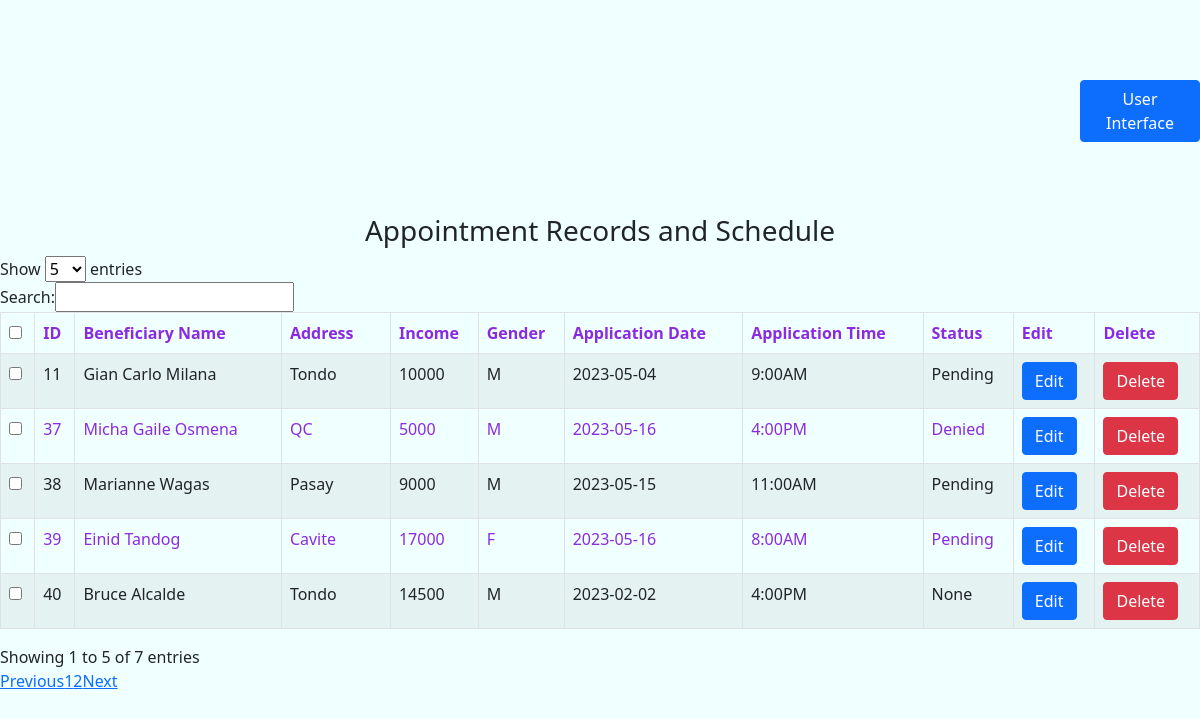
The page / on the database its author committed.
### myapp/models.py (models this page shows, shortened)
class Applicant(models.Model):
    GENDER_CHOICES = (
        ('M', 'Male'),
        ('F', 'Female')
    )
    TIME_CHOICES = (
        ('8:00AM', '8:00AM'),
        ('9:00AM', '9:00AM'),
        ('10:00AM', '10:00AM'),
        ('11:00AM', '11:00AM'),
        ('12:00PM', '12:00PM'),
        ('1:00PM', '1:00PM'),
        ('2:00PM', '2:00PM'),
        ('3:00PM', '3:00PM'),
        ('4:00PM', '4:00PM'),
        ('5:00PM', '5:00PM'),
    )
    name = models.CharField(max_length=250)
    address = models.CharField(max_length=250)
    income = models.CharField(max_length=200)
    gender = models.CharField(max_length=5, choices=GENDER_CHOICES)
    appdate = models.CharField(max_length=20)
    apptime = models.CharField(max_length=20, choices=TIME_CHOICES)
    status = models.CharField(max_length=250, null=True, blank=True)

### myapp/views.py (the view)
# urls.py: path('', views.index, name='index'),
def index(request):
    applicants = Applicant.objects.all()
    return render(request,"show.html",{'applicants':applicants})

### myapp/templates/show.html (shortened to what this page needs)
<!DOCTYPE html>
<html lang="en">
<head>
    <link href="https://cdn.jsdelivr.net/npm/bootstrap@5.0.2/dist/css/bootstrap.min.css" rel="stylesheet">
</head>
<body>
    <div class="container1">
        <div class="col-md-12">
            <span><a href="/add" class="btn btn-primary" style="margin-left: 90%;">User Interface</a></span>
            <br>
            <br>
            <br>
            <br>
            <div class="table-responsive">
                <table id="bootstrapdatatable" class="table table-striped table-bordered" width="100%">
                    <h3 align="center">Appointment Records and Schedule</h3>
                    <thead>
                        <th><input type="checkbox" id="checkall" /></th>
                        <th>ID</th>
                        <th>Beneficiary Name</th>
                        <th>Address</th>
                        <th>Income</th>
                        <th>Gender</th>
                        <th>Application Date</th>
                        <th>Application Time</th>
                        <th>Status</th>
                        <th>Edit</th>
                        <th>Delete</th>
                    </thead>
                    <tbody>
                    {% for applicant in applicants %}
                        <tr>
                        <td><input type="checkbox" class="checkthis" /></td>
                        <td>{{ applicant.id }}</td>
                        <td>{{ applicant.name }}</td>
                        <td>{{ applicant.address }}</td>
                        <td>{{ applicant.income }}</td>
                        <td>{{ applicant.gender }}</td>
                        <td>{{ applicant.appdate }}</td>
                        <td>{{ applicant.apptime }}</td>
                        <td>{{ applicant.status }}</td>
                        <td><a href="/edit/{{ applicant.id }}" class="btn btn-primary">Edit</a></td>
                        <td><a href="/delete/{{ applicant.id }}" class="btn btn-danger">Delete</a></td>
                        </tr>
                    {% endfor %}
                    </tbody>
                </table>
            </div>
        </div>
    </div>
</body>
</html>

### myapp/templates/show.html (style rules this page uses)
.container1 { margin-top: 80px; }
body { background-color: azure; }
#bootstrapdatatable { color: blueviolet; }

### rows shown on the page
Applicant: id "11", name "Gian Carlo Milana", address "Tondo", income "10000", gender "M", appdate "2023-05-04", apptime "9:00AM", status "Pending"
Applicant: id "37", name "Micha Gaile Osmena", address "QC", income "5000", gender "M", appdate "2023-05-16", apptime "4:00PM", status "Denied"
Applicant: id "38", name "Marianne Wagas", address "Pasay", income "9000", gender "M", appdate "2023-05-15", apptime "11:00AM", status "Pending"
Applicant: id "39", name "Einid Tandog", address "Cavite", income "17000", gender "F", appdate "2023-05-16", apptime "8:00AM", status "Pending"
Applicant: id "40", name "Bruce Alcalde", address "Tondo", income "14500", gender "M", appdate "2023-02-02", apptime "4:00PM", status "None"
